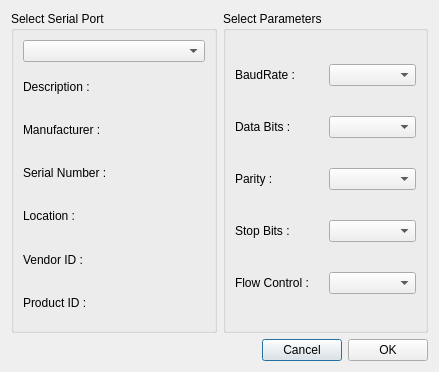
<?xml version="1.0" encoding="UTF-8"?>
<ui version="4.0">
 <class>ConnectDialog</class>
 <widget class="QDialog" name="ConnectDialog">
  <property name="geometry">
   <rect>
    <x>0</x>
    <y>0</y>
    <width>439</width>
    <height>372</height>
   </rect>
  </property>
  <property name="windowTitle">
   <string>Dialog</string>
  </property>
  <layout class="QGridLayout" name="gridLayout">
   <item row="0" column="1">
    <widget class="QGroupBox" name="parametersBox">
     <property name="title">
      <string>Select Parameters</string>
     </property>
     <layout class="QGridLayout" name="gridLayout_3">
      <item row="2" column="0">
       <widget class="QLabel" name="parityLabel">
        <property name="text">
         <string>Parity :</string>
        </property>
       </widget>
      </item>
      <item row="0" column="0">
       <widget class="QLabel" name="baudRateLabel">
        <property name="text">
         <string>BaudRate :</string>
        </property>
       </widget>
      </item>
      <item row="1" column="1">
       <widget class="QComboBox" name="dataBitsBox"/>
      </item>
      <item row="0" column="1">
       <widget class="QComboBox" name="baudRateBox"/>
      </item>
      <item row="1" column="0">
       <widget class="QLabel" name="dataBitsLabel">
        <property name="text">
         <string>Data Bits :</string>
        </property>
       </widget>
      </item>
      <item row="3" column="0">
       <widget class="QLabel" name="stopBitsLabel">
        <property name="text">
         <string>Stop Bits :</string>
        </property>
       </widget>
      </item>
      <item row="4" column="0">
       <widget class="QLabel" name="flowControlLabel">
        <property name="text">
         <string>Flow Control :</string>
        </property>
       </widget>
      </item>
      <item row="2" column="1">
       <widget class="QComboBox" name="parityBox"/>
      </item>
      <item row="3" column="1">
       <widget class="QComboBox" name="stopBitsBox"/>
      </item>
      <item row="4" column="1">
       <widget class="QComboBox" name="flowControlBox"/>
      </item>
     </layout>
    </widget>
   </item>
   <item row="0" column="0">
    <widget class="QGroupBox" name="selectBox">
     <property name="sizePolicy">
      <sizepolicy hsizetype="Preferred" vsizetype="Expanding">
       <horstretch>0</horstretch>
       <verstretch>0</verstretch>
      </sizepolicy>
     </property>
     <property name="title">
      <string>Select Serial Port</string>
     </property>
     <layout class="QGridLayout" name="gridLayout_2">
      <item row="1" column="0">
       <widget class="QLabel" name="descriptionLabel">
        <property name="text">
         <string>Description :</string>
        </property>
       </widget>
      </item>
      <item row="4" column="0">
       <widget class="QLabel" name="locationLabel">
        <property name="text">
         <string>Location :</string>
        </property>
       </widget>
      </item>
      <item row="5" column="0">
       <widget class="QLabel" name="vidLabel">
        <property name="text">
         <string>Vendor ID :</string>
        </property>
       </widget>
      </item>
      <item row="3" column="0">
       <widget class="QLabel" name="serialNumberLabel">
        <property name="text">
         <string>Serial Number :</string>
        </property>
       </widget>
      </item>
      <item row="2" column="0">
       <widget class="QLabel" name="manufacturerLabel">
        <property name="text">
         <string>Manufacturer :</string>
        </property>
       </widget>
      </item>
      <item row="0" column="0">
       <widget class="QComboBox" name="serialPortInfoListBox"/>
      </item>
      <item row="6" column="0">
       <widget class="QLabel" name="pidLabel">
        <property name="text">
         <string>Product ID :</string>
        </property>
       </widget>
      </item>
     </layout>
    </widget>
   </item>
   <item row="1" column="0" colspan="2">
    <layout class="QHBoxLayout" name="horizontalLayout" stretch="0,0,0">
     <property name="sizeConstraint">
      <enum>QLayout::SetDefaultConstraint</enum>
     </property>
     <item>
      <spacer name="horizontalSpacer">
       <property name="orientation">
        <enum>Qt::Horizontal</enum>
       </property>
       <property name="sizeHint" stdset="0">
        <size>
         <width>40</width>
         <height>20</height>
        </size>
       </property>
      </spacer>
     </item>
     <item>
      <widget class="QPushButton" name="cancelButton">
       <property name="text">
        <string>Cancel</string>
       </property>
      </widget>
     </item>
     <item>
      <widget class="QPushButton" name="okButton">
       <property name="text">
        <string>OK</string>
       </property>
      </widget>
     </item>
    </layout>
   </item>
  </layout>
 </widget>
 <resources/>
 <connections/>
</ui>
